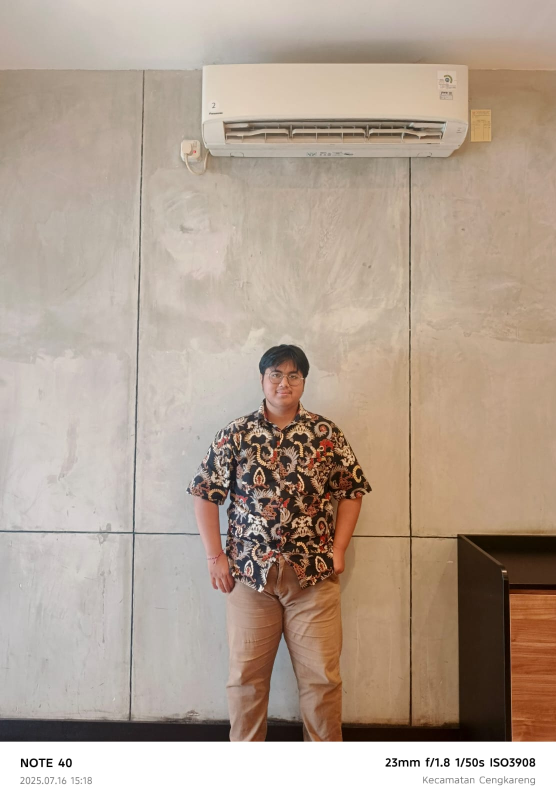
#> input picture FotoDiri2M.jpg, 1112 x 1600 px (shown at 1/2 size)
$ jupyter execute UAS_PCD_A_202331203_Michael_Christia_Putra.ipynb
#> lines starting #> are read from the running program, lines starting #| are printed output that depends on the picture; after the words box and inside, x2 and y2 are one past the last pixel; in counts of white or black regions, pixels touching at a corner belong together
**Deteksi Tepi Pola Objek**

[cell 1]
import cv2
import numpy as np
import matplotlib.pyplot as plt
from google.colab.patches import cv2_imshow

[cell 2]
image = cv2.imread('FotoDiri2M.jpg')
#> image is the input picture: shape (1600, 1112, 3); mean B, G, R 147.3, 162.2, 179.7
image_rgb = cv2.cvtColor(image, cv2.COLOR_BGR2RGB)

[cell 3]
gray = cv2.cvtColor(image, cv2.COLOR_BGR2GRAY)
edges = cv2.Canny(gray, 75, 150)
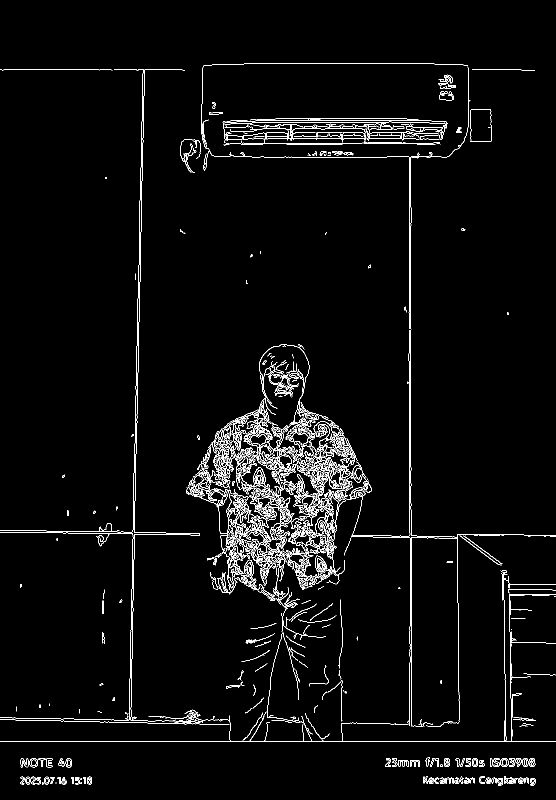
#> edges: shape (1600, 1112) (shown at 1/2 size); 3% white in thin lines or dots

[cell 4]
fig, axs = plt.subplots(1, 2, figsize=(10, 5))
axs[0].imshow(image_rgb)
axs[0].set_title('Original Image')
axs[1].imshow(edges, cmap='gray')
axs[1].set_title('Canny Edges Detection')
plt.show()

[cell 5]
lines = cv2.HoughLinesP(edges, 1, np.pi/180, 80, minLineLength=50, maxLineGap=10)
#> lines = 426 rows, first 6: [0, 1483, 1111, 1483], [818, 706, 818, 433], [821, 627, 821, 446], [769, 1074, 935, 1076], [268, 1118, 269, 1025], [276, 596, 277, 530]
image_lines = image.copy()

[cell 6]
if lines is not None:
    for line in lines:
        x1, y1, x2, y2 = line[0]
        cv2.line(image_lines, (x1, y1), (x2, y2), (0, 255, 0), 2)
#> this loop made 426 passes
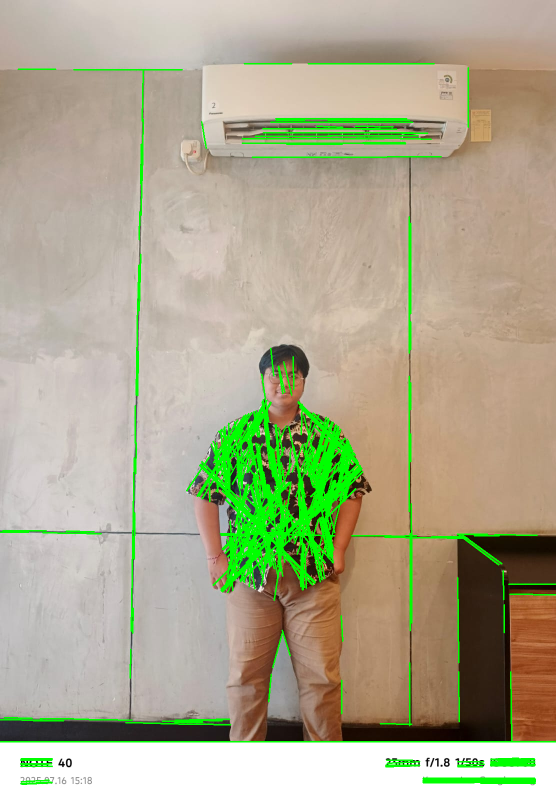
#> image_lines: shape (1600, 1112, 3) (shown at 1/2 size); 5.26% of pixels changed, all inside (x1, y1, x2, y2) = (0, 126, 1112, 1570)

[cell 7]
contours, hierarchy = cv2.findContours(edges, cv2.RETR_EXTERNAL, cv2.CHAIN_APPROX_SIMPLE)
#> contours = 1036 contours, 892 with area under 20; largest, box (x1, y1, x2, y2) and area: (688, 661, 1112, 1453) 2776, (387, 977, 501, 1168) 1608, (402, 126, 937, 658) 1096, (487, 1063, 580, 1183) 904, (540, 724, 597, 795) 722
image_contours = image.copy()
cv2.drawContours(image_contours, contours, -1, (0, 255, 0), 2)
#> image_contours: shape (1600, 1112, 3); 8.53% of pixels changed, all inside (x1, y1, x2, y2) = (0, 125, 1112, 1572)

[cell 8]
fig, axs = plt.subplots(1, 3, figsize=(10, 10))
ax = axs.ravel()
ax[0].imshow(image_rgb)
ax[0].set_title('Original Image')
ax[1].imshow(edges, cmap='gray')
ax[1].set_title('Canny Edges Detection Image')
ax[2].imshow(cv2.cvtColor(image_contours, cv2.COLOR_BGR2RGB))
ax[2].set_title('Contour Detection')
plt.show()

[cell 9]
fig, axs = plt.subplots(1, 3, figsize=(10, 10))
ax = axs.ravel()
ax[0].imshow(image_rgb)
ax[0].set_title('Original Image')
ax[1].imshow(cv2.cvtColor(image_lines, cv2.COLOR_BGR2RGB))
ax[1].set_title('Contour Detection Lines')
ax[2].imshow(cv2.cvtColor(image_contours, cv2.COLOR_BGR2RGB))
ax[2].set_title('Contour Detection Object')
plt.show()

**Geometrix Citra**

[cell 10]
import cv2
import numpy as np
import matplotlib.pyplot as plt

[cell 11]
img = cv2.imread("FotoDiri1M.jpg")
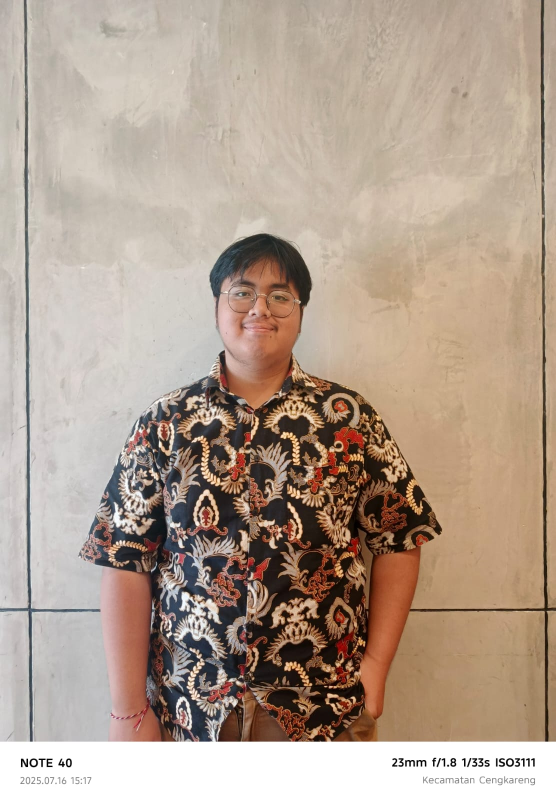
#> input picture FotoDiri1M.jpg, 1112 x 1600 px (shown at 1/2 size)
#> img is the input picture: shape (1600, 1112, 3); mean B, G, R 144.5, 159.6, 178.2
img_rgb = cv2.cvtColor(img, cv2.COLOR_BGR2RGB)

[cell 12]
rows, cols, _ = img.shape
#> rows = 1600; cols = 1112

M_rotasi = cv2.getRotationMatrix2D(center=((cols-1)/2.0, (rows-1)/2.0), angle=45, scale=1.0)
#> M_rotasi = [[0.707, 0.707, -402.6], [-0.707, 0.707, 627]]
img_rotated = cv2.warpAffine(img, M_rotasi, (cols, rows))
img_rotated_rgb = cv2.cvtColor(img_rotated, cv2.COLOR_BGR2RGB)

[cell 13]
new_width = int(cols * 0.3)
#> new_width = 333
new_height = int(rows * 0.5)
#> new_height = 800
img_resized = cv2.resize(img, (new_width, new_height), interpolation=cv2.INTER_AREA)
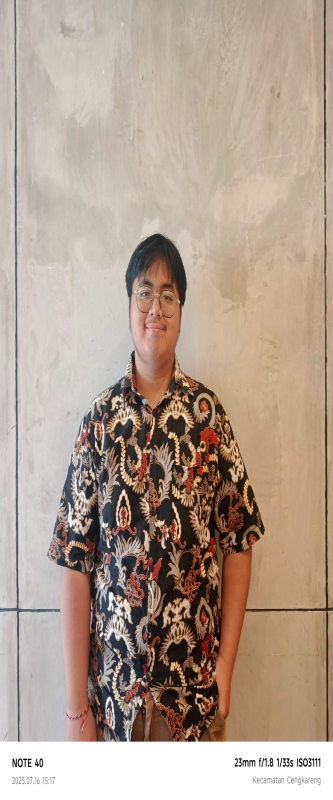
#> img_resized: shape (800, 333, 3); mean B, G, R 144.5, 159.6, 178.2
img_resized_rgb = cv2.cvtColor(img_resized, cv2.COLOR_BGR2RGB)

[cell 14]
pts1 = np.float32([
    [58, 774],
    [1023, 774],
    [58, 1170],
    [1023, 1170]
])

width = int(pts1[1][0] - pts1[0][0])
height = int(pts1[2][1] - pts1[0][1])

pts2 = np.float32([
    [0, 0],
    [width, 0],
    [0, height],
    [width, height]
])

matrix = cv2.getPerspectiveTransform(pts1, pts2)
#> matrix = [[1, 1.63e-18, -58], [1.11e-16, 1, -774], [5.95e-19, 9.3e-21, 1]]
img_warped = cv2.warpPerspective(img, matrix, (width, height))
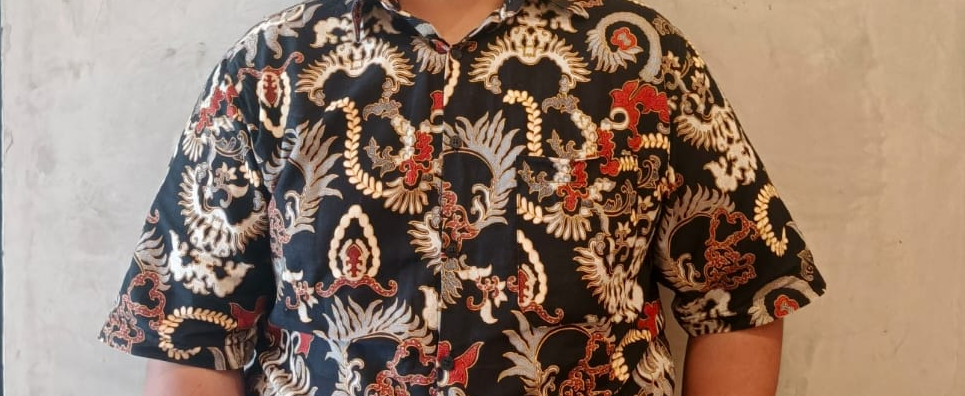
#> img_warped: shape (396, 965, 3); mean B, G, R 105.4, 121.9, 146.2
img_warped_rgb = cv2.cvtColor(img_warped, cv2.COLOR_BGR2RGB)

[cell 15]
img_flipped_horz = cv2.flip(img, 1)
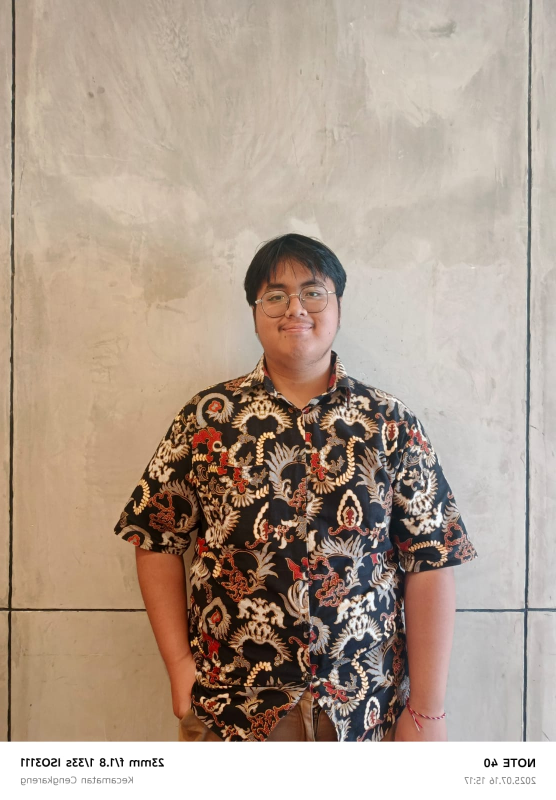
#> img_flipped_horz: shape (1600, 1112, 3) (shown at 1/2 size); mean B, G, R 144.5, 159.6, 178.2
img_flipped_horz_rgb = cv2.cvtColor(img_flipped_horz, cv2.COLOR_BGR2RGB)

[cell 16]
tx, ty = 100, 50
M_translasi = np.float32([[1, 0, tx], [0, 1, ty]])
img_translated = cv2.warpAffine(img, M_translasi, (cols, rows))
img_translated_rgb = cv2.cvtColor(img_translated, cv2.COLOR_BGR2RGB)

[cell 17]
fig, axs = plt.subplots(2, 3, figsize=(14, 10))
axs[0][0].imshow(img_rgb)
axs[0][0].set_title('Gambar Asli')

axs[0][1].imshow(img_rotated_rgb)
axs[0][1].set_title('After Rotated')

axs[0][2].imshow(img_resized_rgb)
axs[0][2].set_title('After Resized')

axs[1][0].imshow(img_warped_rgb)
axs[1][0].set_title('After Cropped')

axs[1][1].imshow(img_flipped_horz_rgb)
axs[1][1].set_title('After Flipped')

axs[1][2].imshow(img_translated_rgb)
axs[1][2].set_title('After Translated')

plt.tight_layout()
plt.show()

**Kompresi**

[cell 18]
import cv2
import numpy as np
import matplotlib.pyplot as plt
import os

[cell 19]
jpg = 'FotoDiri1M.jpg'
jpg_ori = cv2.imread(jpg)

[cell 20]
jpg_low = 'gambar_lossy_kualitas_10.jpg'
#kualitas 10
cv2.imwrite(jpg_low, jpg_ori, [cv2.IMWRITE_JPEG_QUALITY, 10])
img_lossy_low = cv2.imread(jpg_low)

num_q_level = 4
bin_size = 256 / num_q_level
img_q = (jpg_ori // bin_size) * bin_size
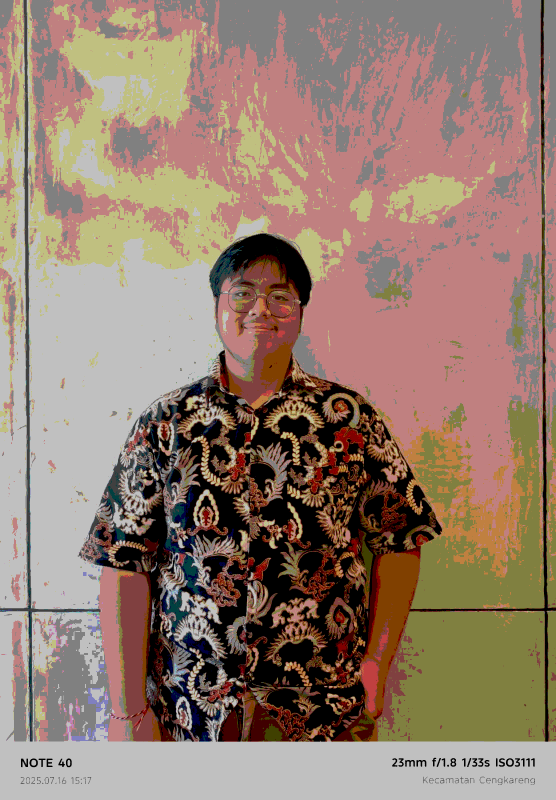
#> img_q: shape (1600, 1112, 3) float64 (shown at 1/2 size); mean B, G, R 111.2, 125.5, 149
img_q = np.uint8(img_q)

size_asli = os.path.getsize(jpg)
size_jpg_low = os.path.getsize(jpg_low)
size_q = os.path.getsize(jpg)
print(f"Ukuran file asli: {size_asli / 1024:.2f} KB")
print(f"Ukuran file JPG (lossy): {size_jpg_low / 1024:.2f} KB")
print(f"Ukuran file Kuantisasi RGB: {size_q / 1024:.2f} KB")

[cell 21]
fig, axs = plt.subplots(1, 3, figsize=(21, 7))

axs[0].imshow(cv2.cvtColor(jpg_ori, cv2.COLOR_BGR2RGB))
axs[0].set_title(f'Asli\nUkuran: {size_asli / 1024:.2f} KB (In-Memory)')
axs[0].axis('off')

axs[1].imshow(cv2.cvtColor(img_lossy_low, cv2.COLOR_BGR2RGB))
axs[1].set_title(f'Lossy JPG Q=10\nUkuran: {size_jpg_low / 1024:.2f} KB')
axs[1].axis('off')

axs[2].imshow(cv2.cvtColor(img_q, cv2.COLOR_BGR2RGB))
axs[2].set_title(f'Kuantisasi RGB (4 Level)\nUkuran: {size_asli / 1024:.2f} KB (In-Memory)')
axs[2].axis('off')

plt.tight_layout()
plt.show()

**Lampiran**

[cell 22]
gambar1=cv2.imread('FotoDiri1M.jpg')
gambar2=cv2.imread('FotoDiri2M.jpg')
gambar1_1=cv2.imread('FotoBukti1M.jpg')
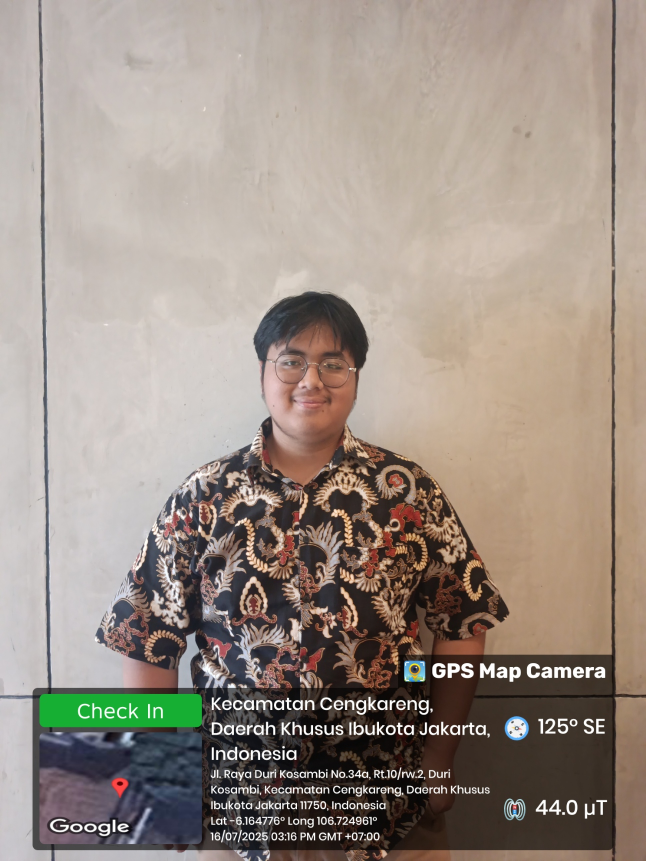
#> input picture FotoBukti1M.jpg, 1292 x 1722 px (shown at 1/2 size)
#> gambar1_1 is the input picture: shape (1722, 1292, 3); mean B, G, R 134.1, 143.9, 156.2
gambar2_2=cv2.imread('FotoBukti2M.jpg')
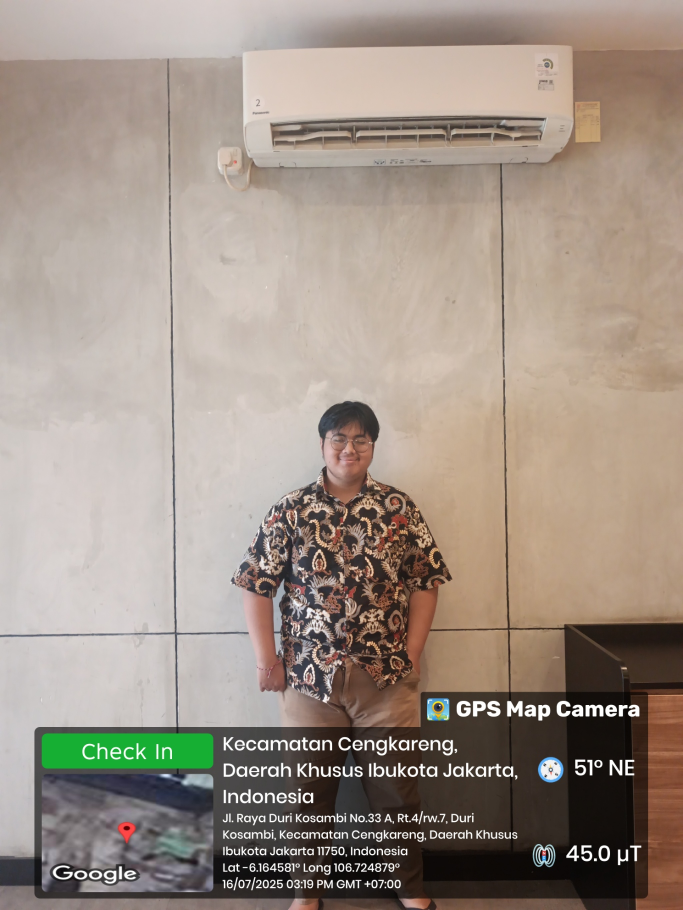
#> input picture FotoBukti2M.jpg, 1365 x 1820 px (shown at 1/2 size)
#> gambar2_2 is the input picture: shape (1820, 1365, 3); mean B, G, R 134.4, 145.6, 158.7

[cell 23]
fig, axs = plt.subplots(2, 2, figsize=(5, 10))

axs[0][0].imshow(cv2.cvtColor(gambar1, cv2.COLOR_BGR2RGB))
axs[0][0].set_title('Gambar Gunakan')
axs[0][0].axis('off')

axs[0][1].imshow(cv2.cvtColor(gambar1_1, cv2.COLOR_BGR2RGB))
axs[0][1].set_title('Gambar Bukti')
axs[0][1].axis('off')

axs[1][0].imshow(cv2.cvtColor(gambar2, cv2.COLOR_BGR2RGB))
axs[1][0].set_title('Gambar Gunakan')
axs[1][0].axis('off')

axs[1][1].imshow(cv2.cvtColor(gambar2_2, cv2.COLOR_BGR2RGB))
axs[1][1].set_title('Gambar Bukti')
axs[1][1].axis('off')

plt.show()
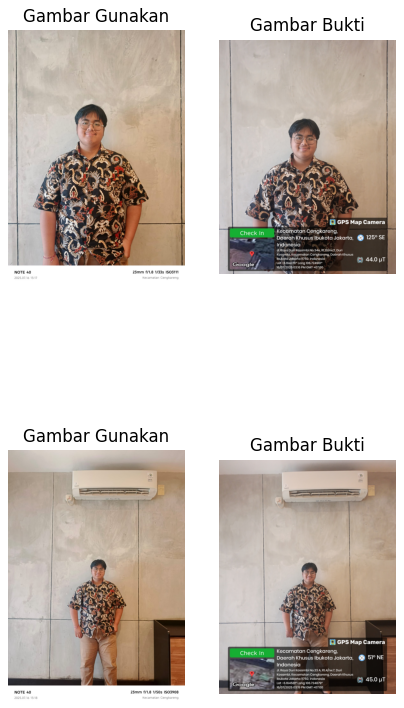
#> figure drawn by matplotlib, 4 panels
